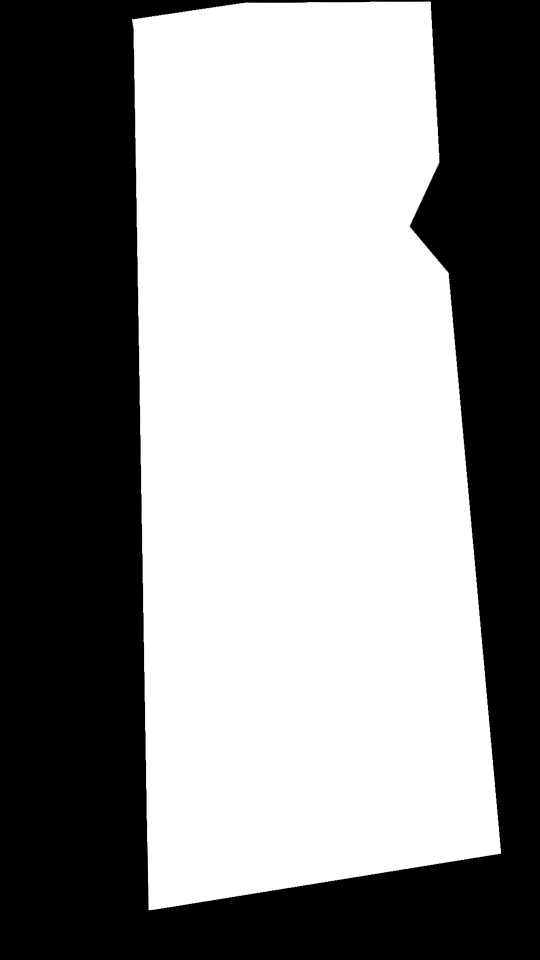
#> input picture Tecnologico/Source/Programa/python/midia/mascara/mask.png, 1080 x 1920 px, found by its file name (shown at 1/2 size)
$ python -i objectDetector.py   (imports and definitions only)   (older library calls are emulated)
#> lines starting #> are read from the running program, lines starting #| are printed output that depends on the picture; after the words box and inside, x2 and y2 are one past the last pixel; in counts of white or black regions, pixels touching at a corner belong together
### Tecnologico/Source/Programa/python/controller/processImg/mask.py
import cv2
import numpy as np

class Mask():

    def __init__(self, path_mask="./midia/mascara/mask.png"):
        #Cada flag é associada a um numero que define a ordem de prioridade
#> called with path_mask = './midia/mascara/mask.png'
        self.path_mask = path_mask
        self.mask = cv2.imread(self.path_mask)
#> self.mask is the input picture: shape (1920, 1080, 3); mean B, G, R 138.9, 138.9, 138.9

    def getMask(self):
        return self.mask

    def getPathMask(self):
        return self.path_mask

    def setMask(self, mask):
        self.mask=mask

    # [4 lines left out: function setPathMask, not called in this run]

    def putMask_path(self, frame, path_mask=None):
        mask = cv2.imread(path_mask)
        return cv2.bitwise_and(frame, mask)

    def putMask(self, frame, mask):
        return cv2.bitwise_and(frame, mask)

    # [35 lines left out: functions createLineMask, createBlockMask, highLight_skin, not called in this run]

### Tecnologico/Source/Programa/python/controller/featureExtraction/geometria.py
import cv2
import math
import numpy as np
from typing import List,Tuple
from model.featureExtraction.lineModel import LineModel

# [12 lines left out: function intercept, not called in this run]

def angle_point(pt1, pt2):
    '''Cálcula o ângulo entre dois pontos'''
    x,y = 0,1 # Alias
    delta_x = pt2[x] - pt1[x] #Calcula a diferença entre as coordenadas x dos dois pontos:
    delta_y = pt2[y] - pt1[y] #Calcula a diferença entre as coordenadas y dos dois pontos
    angle_rad = np.arctan2(delta_y, delta_x) #Calcula o ângulo em radianos, levando em consideração os sinais das diferenças das coordenadas.
    angle_deg = np.degrees(angle_rad) #converter o ângulo de radianos para graus.
    return angle_deg

# [52 lines left out: functions inclinacao_reta, angle_line, distance_point_line, distance_points, not called in this run]


def segment(rho, theta, comprimento=2000):
    '''Representação de um segmento de reta'''
    cos = np.cos(theta)
    sen = np.sin(theta)
    x = cos*rho
    y = sen*rho
    x1 = int(x + comprimento *(-sen))
    x2 = int(x - comprimento *(-sen))
    y1 = int(y + comprimento *(cos))
    y2 = int(y - comprimento *(cos))
    return( (x1,y1), (x2,y2) )


# [28 lines left out: functions rotate_segment, ponto_medio, not called in this run]

### Tecnologico/Source/Programa/python/controller/featureExtraction/objectDetector.py

import traceback
import cv2
import numpy as np
import mediapipe as mp
from controller.featureExtraction.geometria import angle_point,segment,ponto_medio,rotate_segment,distance_line_line
from controller.processImg.debug import save_img, display_img, join_imgs,resize, matchGeral
from controller.processImg.filter import limiarizacao, pixelizacao, imagem_cinza, suavizacao, rotacao
from controller.processImg.mask import Mask
from model.featureExtraction.lineModel import LineModel
from model.featureExtraction.poseModel import PoseModel,Segmento
from model.video.celulaModel import CelulaModel
from controller.processImg.others import count_white_pixels, count_discontinuities

mp_drawing = mp.solutions.drawing_utils
mp_drawing_styles = mp.solutions.drawing_styles
mp_pose = mp.solutions.pose

# Argumentos para mp_pose.Pose()
# STATIC_IMAGE_MODE  ->  Se definido como false, a solução trata as imagens de entrada como um fluxo de vídeo. Ele tentará detectar a pessoa mais proeminente nas primeiras imagens e, após uma detecção bem-sucedida, localiza ainda mais os marcos da pose. Em imagens subsequentes, ele simplesmente rastreia esses pontos de referência sem invocar outra detecção até que perca o rastreamento, reduzindo a computação e a latência. Se definido como true, a detecção de pessoas executa cada imagem de entrada, ideal para processar um lote de imagens estáticas, possivelmente não relacionadas. Padrão para false.
# MODEL_COMPLEXITY  ->  Complexidade do modelo marco postura: 0, 1 ou 2. A precisão do ponto de referência, bem como a latência de inferência, geralmente aumentam com a complexidade do modelo. Padrão para 1.
# SMOOTH_LANDMARKS  ->  Se definido como true, os filtros de solução representam pontos de referência em diferentes imagens de entrada para reduzir o jitter, mas são ignorados se static_image_mode também estiver definido como true. Padrão para true.
# ENABLE_SEGMENTATION  ->  Se definido como true, além dos marcos de pose, a solução também gera a máscara de segmentação. Padrão para false.
# SMOOTH_SEGMENTATION  ->  Se definido como true, a solução filtra as máscaras de segmentação em diferentes imagens de entrada para reduzir o jitter. Ignorado se enable_segmentation for false ou static_image_mode for true. Padrão para true.
# MIN_DETECTION_CONFIDENCE  ->  Valor de confiança mínimo ( [0.0, 1.0]) do modelo de detecção de pessoa para que a detecção seja considerada bem-sucedida. Padrão para 0.5.
# MIN_TRACKING_CONFIDENCE  ->  Valor de confiança mínimo ( [0.0, 1.0]) do modelo de rastreamento de pontos de referência para os pontos de referência de pose a serem considerados rastreados com sucesso, caso contrário, a detecção de pessoa será chamada automaticamente na próxima imagem de entrada. Configurá-lo com um valor mais alto pode aumentar a robustez da solução, às custas de uma latência mais alta. Ignorado se static_image_mode for true, em que a detecção de pessoas simplesmente é executada em todas as imagens. Padrão para 0.5.
# [6 lines that did not run here, left out]


MASK = Mask()

# [45 lines that did not run here, left out]

def detectBar(frame) -> LineModel:
    '''Dado um frame retorna a barra'''
    img = frame.copy()
    altura, largura, _  = img.shape
#> altura = 1920; largura = 1080
    #converte em preto e branco
    gray = cv2.cvtColor(img,cv2.COLOR_BGR2GRAY)
    #Detecção de borda
    edges = cv2.Canny(gray,50,150,apertureSize = 3)
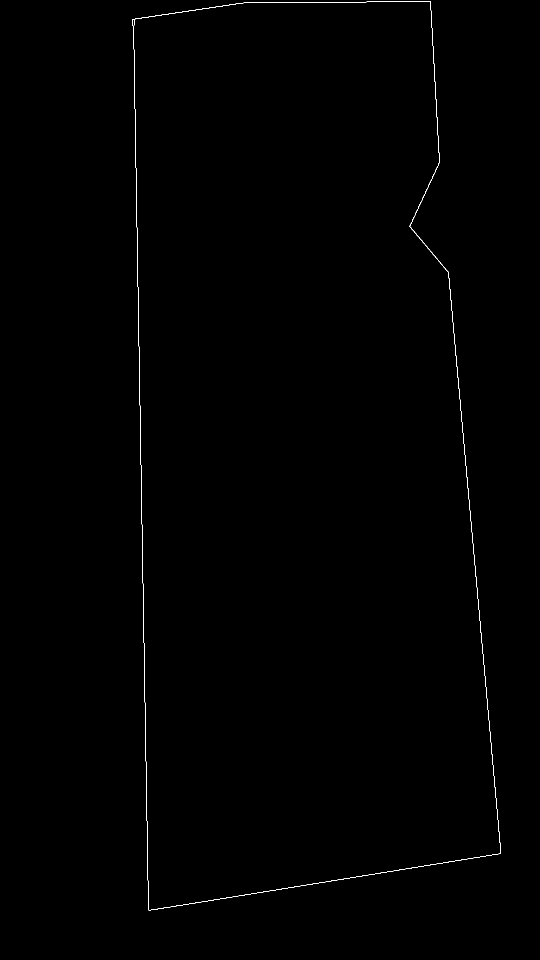
#> edges: shape (1920, 1080) (shown at 1/2 size); 0.24% white in thin lines or dots, all inside (x1, y1, x2, y2) = (264, 2, 1002, 1821)
    lines = cv2.HoughLines(edges,1,np.pi/180, 150)
#> lines = [[-265, 3.12], [-848, 3.05], [1843, 1.41], [-860, 3.09]]


    #Verifica a Orientação da reta
    tolerance = 10
    horizontal_lines = []
    for line in lines:
        rho, theta = line[0]
        pt1,pt2 = segment(rho,theta)
        pt1 = (0, pt1[1])
        angle = angle_point(pt1,pt2)
        # Verificar se é horizontal
        if abs(angle) < tolerance or abs(180-tolerance) < abs(angle):
            horizontal_lines.append(line)
#> this loop made 4 passes
#> (rho, theta, cos in segment, sen in segment, x1 in segment, x2 in segment, y1 in segment, y2 in segment) on passes 1 to 4: (-265, 3.12, -1, 0.0175, 230, 299, -2004, 1995), (-848, 3.05, -0.996, 0.0872, 670, 1019, -2066, 1918), (1843, 1.41, 0.156, 0.988, -1687, 2263, 2133, 1507), (-860, 3.09, -0.999, 0.0523, 754, 963, -2042, 1952)
#> after the loop, horizontal_lines = []


    #Verifica a região de interesse
    section_line = []

    limit_sup = round(0.0 * altura) #round(0.07 * altura)
#> limit_sup = 0
    limit_inf = round(0.3 * altura) #round(0.14 * altura)
#> limit_inf = 576

    for line in horizontal_lines:
        rho,theta = line[0]
        points = segment(rho,theta,largura)
        y1,y2 = (points[0][1],points[1][1])
        if all(y < limit_inf for y in [y1, y2]) and all(y > limit_sup for y in [y1, y2]):
            section_line.append(line)
#> this loop made 0 passes
#> after the loop, section_line = []

    thickness = 1

    #Pega as duas linhas mais votadas
    #Esparasse que essas sejam as linhas delimitadores sup e inf
    def process_line(line):
        p1, p2 = segment(line[0][0], line[0][1], largura)
        return LineModel(*p1, *p2)

#> (the run stopped early here; a loop or call above may not have finished)
